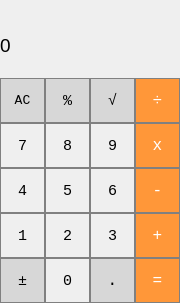
<?xml version="1.0" encoding="UTF-8"?>
<ui version="4.0">
 <class>MainWindow</class>
 <widget class="QMainWindow" name="MainWindow">
  <property name="geometry">
   <rect>
    <x>0</x>
    <y>0</y>
    <width>180</width>
    <height>303</height>
   </rect>
  </property>
  <property name="windowTitle">
   <string>MainWindow</string>
  </property>
  <widget class="QWidget" name="centralwidget">
   <widget class="QLabel" name="expression">
    <property name="geometry">
     <rect>
      <x>0</x>
      <y>20</y>
      <width>171</width>
      <height>51</height>
     </rect>
    </property>
    <property name="font">
     <font>
      <pointsize>14</pointsize>
     </font>
    </property>
    <property name="styleSheet">
     <string notr="true">QLabel {
	qproperty-alignment: 'AlignVCenter|AlignRight';
	border-bottom: 1px solid gray
}

background-color: white
</string>
    </property>
    <property name="text">
     <string>0</string>
    </property>
   </widget>
   <widget class="QPushButton" name="b_clear">
    <property name="geometry">
     <rect>
      <x>0</x>
      <y>78</y>
      <width>45</width>
      <height>45</height>
     </rect>
    </property>
    <property name="font">
     <font>
      <family>Consolas</family>
      <pointsize>10</pointsize>
     </font>
    </property>
    <property name="styleSheet">
     <string notr="true">QPushButton {
	border: 1px solid gray;
	background-color: rgb(215,215,215)
}

QPushButton:pressed {
	background-color: qlineargradient(x1:0, y1:0, x2:0, y2:1, stop: 0 #bebebe, stop: 1 #d7d7d7);
}
</string>
    </property>
    <property name="text">
     <string>AC</string>
    </property>
   </widget>
   <widget class="QPushButton" name="b_percent">
    <property name="geometry">
     <rect>
      <x>45</x>
      <y>78</y>
      <width>45</width>
      <height>45</height>
     </rect>
    </property>
    <property name="font">
     <font>
      <family>Consolas</family>
      <pointsize>11</pointsize>
     </font>
    </property>
    <property name="styleSheet">
     <string notr="true">QPushButton {
	border: 1px solid gray;
	background-color: rgb(215,215,215)
}

QPushButton:pressed {
	background-color: qlineargradient(x1:0, y1:0, x2:0, y2:1, stop: 0 #bebebe, stop: 1 #d7d7d7);
}
</string>
    </property>
    <property name="text">
     <string>%</string>
    </property>
   </widget>
   <widget class="QPushButton" name="b_sqrt">
    <property name="geometry">
     <rect>
      <x>90</x>
      <y>78</y>
      <width>45</width>
      <height>45</height>
     </rect>
    </property>
    <property name="font">
     <font>
      <family>Consolas</family>
      <pointsize>11</pointsize>
     </font>
    </property>
    <property name="styleSheet">
     <string notr="true">QPushButton {
	border: 1px solid gray;
	background-color: rgb(215,215,215)
}

QPushButton:pressed {
	background-color: qlineargradient(x1:0, y1:0, x2:0, y2:1, stop: 0 #bebebe, stop: 1 #d7d7d7);
}
</string>
    </property>
    <property name="text">
     <string>√</string>
    </property>
   </widget>
   <widget class="QPushButton" name="b_del">
    <property name="geometry">
     <rect>
      <x>135</x>
      <y>78</y>
      <width>45</width>
      <height>45</height>
     </rect>
    </property>
    <property name="font">
     <font>
      <family>Consolas</family>
      <pointsize>12</pointsize>
     </font>
    </property>
    <property name="styleSheet">
     <string notr="true">QPushButton {
	border: 1px solid gray;
	background-color: rgb(255,151,57);
	color: white;
}

QPushButton:pressed {
	background-color: qlineargradient(x1:0, y1:0, x2:0, y2:1, stop: 0 #ff7832, stop: 1 #ff9739);
}
</string>
    </property>
    <property name="text">
     <string>÷</string>
    </property>
   </widget>
   <widget class="QPushButton" name="b_8">
    <property name="geometry">
     <rect>
      <x>45</x>
      <y>123</y>
      <width>45</width>
      <height>45</height>
     </rect>
    </property>
    <property name="font">
     <font>
      <family>Consolas</family>
      <pointsize>11</pointsize>
     </font>
    </property>
    <property name="styleSheet">
     <string notr="true">QPushButton {
	border: 1px solid gray;
}

QPushButton:pressed {
	background-color: qlineargradient(x1:0, y1:0, x2:0, y2:1, stop: 0 #dadbde, stop: 1 #f6f7fa);
}
</string>
    </property>
    <property name="text">
     <string>8</string>
    </property>
   </widget>
   <widget class="QPushButton" name="b_9">
    <property name="geometry">
     <rect>
      <x>90</x>
      <y>123</y>
      <width>45</width>
      <height>45</height>
     </rect>
    </property>
    <property name="font">
     <font>
      <family>Consolas</family>
      <pointsize>11</pointsize>
     </font>
    </property>
    <property name="styleSheet">
     <string notr="true">QPushButton {
	border: 1px solid gray;
}

QPushButton:pressed {
	background-color: qlineargradient(x1:0, y1:0, x2:0, y2:1, stop: 0 #dadbde, stop: 1 #f6f7fa);
}
</string>
    </property>
    <property name="text">
     <string>9</string>
    </property>
   </widget>
   <widget class="QPushButton" name="b_7">
    <property name="geometry">
     <rect>
      <x>0</x>
      <y>123</y>
      <width>45</width>
      <height>45</height>
     </rect>
    </property>
    <property name="font">
     <font>
      <family>Consolas</family>
      <pointsize>11</pointsize>
     </font>
    </property>
    <property name="styleSheet">
     <string notr="true">QPushButton {
	border: 1px solid gray;
}

QPushButton:pressed {
	background-color: qlineargradient(x1:0, y1:0, x2:0, y2:1, stop: 0 #dadbde, stop: 1 #f6f7fa);
}
</string>
    </property>
    <property name="text">
     <string>7</string>
    </property>
   </widget>
   <widget class="QPushButton" name="b_mult">
    <property name="geometry">
     <rect>
      <x>135</x>
      <y>123</y>
      <width>45</width>
      <height>45</height>
     </rect>
    </property>
    <property name="font">
     <font>
      <family>Consolas</family>
      <pointsize>12</pointsize>
     </font>
    </property>
    <property name="styleSheet">
     <string notr="true">QPushButton {
	border: 1px solid gray;
	background-color: rgb(255,151,57);
	color: white;
}

QPushButton:pressed {
	background-color: qlineargradient(x1:0, y1:0, x2:0, y2:1, stop: 0 #ff7832, stop: 1 #ff9739);
}
</string>
    </property>
    <property name="text">
     <string>x</string>
    </property>
   </widget>
   <widget class="QPushButton" name="b_6">
    <property name="geometry">
     <rect>
      <x>90</x>
      <y>168</y>
      <width>45</width>
      <height>45</height>
     </rect>
    </property>
    <property name="font">
     <font>
      <family>Consolas</family>
      <pointsize>11</pointsize>
     </font>
    </property>
    <property name="styleSheet">
     <string notr="true">QPushButton {
	border: 1px solid gray;
}

QPushButton:pressed {
	background-color: qlineargradient(x1:0, y1:0, x2:0, y2:1, stop: 0 #dadbde, stop: 1 #f6f7fa);
}
</string>
    </property>
    <property name="text">
     <string>6</string>
    </property>
   </widget>
   <widget class="QPushButton" name="b_3">
    <property name="geometry">
     <rect>
      <x>90</x>
      <y>213</y>
      <width>45</width>
      <height>45</height>
     </rect>
    </property>
    <property name="font">
     <font>
      <family>Consolas</family>
      <pointsize>11</pointsize>
     </font>
    </property>
    <property name="styleSheet">
     <string notr="true">QPushButton {
	border: 1px solid gray;
}

QPushButton:pressed {
	background-color: qlineargradient(x1:0, y1:0, x2:0, y2:1, stop: 0 #dadbde, stop: 1 #f6f7fa);
}
</string>
    </property>
    <property name="text">
     <string>3</string>
    </property>
   </widget>
   <widget class="QPushButton" name="b_plus">
    <property name="geometry">
     <rect>
      <x>135</x>
      <y>213</y>
      <width>45</width>
      <height>45</height>
     </rect>
    </property>
    <property name="font">
     <font>
      <family>Consolas</family>
      <pointsize>12</pointsize>
     </font>
    </property>
    <property name="styleSheet">
     <string notr="true">QPushButton {
	border: 1px solid gray;
	background-color: rgb(255,151,57);
	color: white;
}

QPushButton:pressed {
	background-color: qlineargradient(x1:0, y1:0, x2:0, y2:1, stop: 0 #ff7832, stop: 1 #ff9739);
}
</string>
    </property>
    <property name="text">
     <string>+</string>
    </property>
   </widget>
   <widget class="QPushButton" name="b_minus">
    <property name="geometry">
     <rect>
      <x>135</x>
      <y>168</y>
      <width>45</width>
      <height>45</height>
     </rect>
    </property>
    <property name="font">
     <font>
      <family>Consolas</family>
      <pointsize>12</pointsize>
     </font>
    </property>
    <property name="styleSheet">
     <string notr="true">QPushButton {
	border: 1px solid gray;
	background-color: rgb(255,151,57);
	color: white;
}

QPushButton:pressed {
	background-color: qlineargradient(x1:0, y1:0, x2:0, y2:1, stop: 0 #ff7832, stop: 1 #ff9739);
}
</string>
    </property>
    <property name="text">
     <string>-</string>
    </property>
   </widget>
   <widget class="QPushButton" name="b_2">
    <property name="geometry">
     <rect>
      <x>45</x>
      <y>213</y>
      <width>45</width>
      <height>45</height>
     </rect>
    </property>
    <property name="font">
     <font>
      <family>Consolas</family>
      <pointsize>11</pointsize>
     </font>
    </property>
    <property name="styleSheet">
     <string notr="true">QPushButton {
	border: 1px solid gray;
}

QPushButton:pressed {
	background-color: qlineargradient(x1:0, y1:0, x2:0, y2:1, stop: 0 #dadbde, stop: 1 #f6f7fa);
}
</string>
    </property>
    <property name="text">
     <string>2</string>
    </property>
   </widget>
   <widget class="QPushButton" name="b_4">
    <property name="geometry">
     <rect>
      <x>0</x>
      <y>168</y>
      <width>45</width>
      <height>45</height>
     </rect>
    </property>
    <property name="font">
     <font>
      <family>Consolas</family>
      <pointsize>11</pointsize>
     </font>
    </property>
    <property name="styleSheet">
     <string notr="true">QPushButton {
	border: 1px solid gray;
}

QPushButton:pressed {
	background-color: qlineargradient(x1:0, y1:0, x2:0, y2:1, stop: 0 #dadbde, stop: 1 #f6f7fa);
}
</string>
    </property>
    <property name="text">
     <string>4</string>
    </property>
   </widget>
   <widget class="QPushButton" name="b_1">
    <property name="geometry">
     <rect>
      <x>0</x>
      <y>213</y>
      <width>45</width>
      <height>45</height>
     </rect>
    </property>
    <property name="font">
     <font>
      <family>Consolas</family>
      <pointsize>11</pointsize>
     </font>
    </property>
    <property name="styleSheet">
     <string notr="true">QPushButton {
	border: 1px solid gray;
}

QPushButton:pressed {
	background-color: qlineargradient(x1:0, y1:0, x2:0, y2:1, stop: 0 #dadbde, stop: 1 #f6f7fa);
}
</string>
    </property>
    <property name="text">
     <string>1</string>
    </property>
   </widget>
   <widget class="QPushButton" name="b_5">
    <property name="geometry">
     <rect>
      <x>45</x>
      <y>168</y>
      <width>45</width>
      <height>45</height>
     </rect>
    </property>
    <property name="font">
     <font>
      <family>Consolas</family>
      <pointsize>11</pointsize>
     </font>
    </property>
    <property name="styleSheet">
     <string notr="true">QPushButton {
	border: 1px solid gray;
}

QPushButton:pressed {
	background-color: qlineargradient(x1:0, y1:0, x2:0, y2:1, stop: 0 #dadbde, stop: 1 #f6f7fa);
}
</string>
    </property>
    <property name="text">
     <string>5</string>
    </property>
   </widget>
   <widget class="QPushButton" name="b_takeres">
    <property name="geometry">
     <rect>
      <x>135</x>
      <y>258</y>
      <width>45</width>
      <height>45</height>
     </rect>
    </property>
    <property name="font">
     <font>
      <family>Consolas</family>
      <pointsize>12</pointsize>
     </font>
    </property>
    <property name="styleSheet">
     <string notr="true">QPushButton {
	border: 1px solid gray;
	background-color: rgb(255,151,57);
	color: white;
}

QPushButton:pressed {
	background-color: qlineargradient(x1:0, y1:0, x2:0, y2:1, stop: 0 #ff7832, stop: 1 #ff9739);
}
</string>
    </property>
    <property name="text">
     <string>=</string>
    </property>
   </widget>
   <widget class="QPushButton" name="b_0">
    <property name="geometry">
     <rect>
      <x>45</x>
      <y>258</y>
      <width>45</width>
      <height>45</height>
     </rect>
    </property>
    <property name="font">
     <font>
      <family>Consolas</family>
      <pointsize>11</pointsize>
     </font>
    </property>
    <property name="styleSheet">
     <string notr="true">QPushButton {
	border: 1px solid gray;
}

QPushButton:pressed {
	background-color: qlineargradient(x1:0, y1:0, x2:0, y2:1, stop: 0 #dadbde, stop: 1 #f6f7fa);
}
</string>
    </property>
    <property name="text">
     <string>0</string>
    </property>
   </widget>
   <widget class="QPushButton" name="b_pm">
    <property name="geometry">
     <rect>
      <x>0</x>
      <y>258</y>
      <width>45</width>
      <height>45</height>
     </rect>
    </property>
    <property name="font">
     <font>
      <family>Consolas</family>
      <pointsize>11</pointsize>
     </font>
    </property>
    <property name="styleSheet">
     <string notr="true">QPushButton {
	border: 1px solid gray;
	background-color: rgb(215,215,215)
}

QPushButton:pressed {
	background-color: qlineargradient(x1:0, y1:0, x2:0, y2:1, stop: 0 #bebebe, stop: 1 #d7d7d7);
}
</string>
    </property>
    <property name="text">
     <string>±</string>
    </property>
   </widget>
   <widget class="QPushButton" name="b_point">
    <property name="geometry">
     <rect>
      <x>90</x>
      <y>258</y>
      <width>45</width>
      <height>45</height>
     </rect>
    </property>
    <property name="font">
     <font>
      <family>Consolas</family>
      <pointsize>12</pointsize>
     </font>
    </property>
    <property name="styleSheet">
     <string notr="true">QPushButton {
	border: 1px solid gray;
	background-color: rgb(215,215,215)
}

QPushButton:pressed {
	background-color: qlineargradient(x1:0, y1:0, x2:0, y2:1, stop: 0 #bebebe, stop: 1 #d7d7d7);
}
</string>
    </property>
    <property name="text">
     <string>.</string>
    </property>
   </widget>
   <widget class="QLabel" name="result">
    <property name="geometry">
     <rect>
      <x>0</x>
      <y>10</y>
      <width>171</width>
      <height>21</height>
     </rect>
    </property>
    <property name="font">
     <font>
      <pointsize>10</pointsize>
     </font>
    </property>
    <property name="styleSheet">
     <string notr="true">QLabel {
	qproperty-alignment: 'AlignVCenter|AlignRight';
	border-bottom: 1px solid gray
}

background-color: white
</string>
    </property>
    <property name="text">
     <string/>
    </property>
   </widget>
  </widget>
 </widget>
 <resources/>
 <connections/>
</ui>
